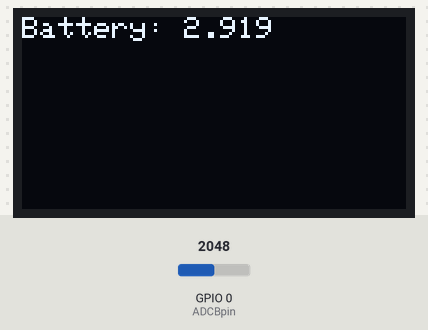
Simulated run of this sketch. Board: ESP32-C3. Parts: 128×64 one-colour display. The test bench sets the inputs (shaded band); at power-on: GPIO 0 (ADCBpin) = 2048. What the sketch prints to the serial monitor is not drawn.

Above: at 2.8 s.
2.9 s: GPIO 0 (ADCBpin) set to 2866
At 5.3 s:
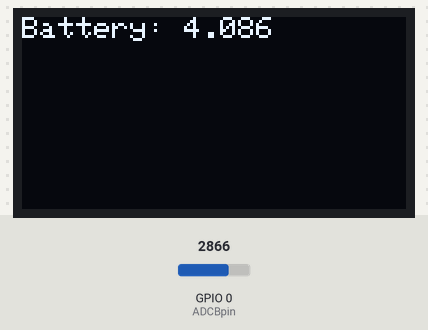
5.6 s: GPIO 0 (ADCBpin) set to 3603
At 6.8 s:
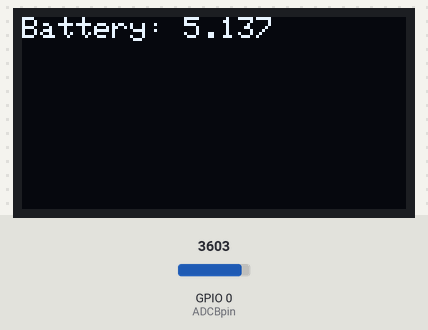
8.3 s: GPIO 0 (ADCBpin) set to 4095
At 10.6 s:
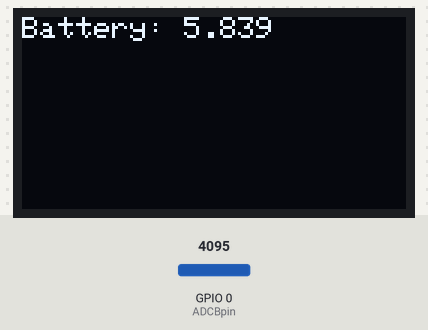
Timing chart, 0 to 12.1 s (numbered marks = the images above; inputs shaded):
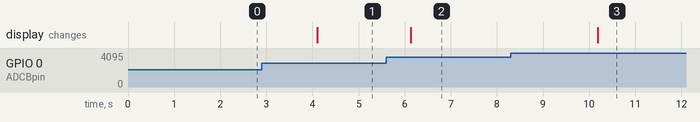

The sketch:

esp32-c3_ADC_OLED.ino
```cpp
/*
* This example code is used for LaskaKit microESP32-C3 board
*
* MicroESP32-C3 board reads voltage on Battery
* and sends every 2 seconds through UART or native USB (depends on setting, read below) and OLED display
*
* !!! ESP library version !!!
* ESP32 library 3.0.x
* Condition: Tools -> if USB CDC On Boot is ENABLED then
* Serial means native USB
* Tools -> if USB CDC On Boot is DISABLED then
* Serial means UART
* ---
* ESP32 library 2.0.xy
* Condition: Tools -> USB CDC On Boot must be disabled
* use USBSerial to send data through native USB
*
* Board: ESP32-C3 Dev Module
*
*/
#include <SPI.h>
#include <Wire.h>
#include <Adafruit_GFX.h>
#include <Adafruit_SH110X.h>

#define SDA 8
#define SCL 10
#define ADCBpin 0
#define bDeviderRatio 1.7693877551  // Voltage devider ratio on ADC pin 1MOhm + 1.3MOhm
#define SCREEN_ADDRESS 0x3C // or 0x3D
Adafruit_SH1106G display = Adafruit_SH1106G(128, 64, &Wire, -1); //Nastavit display

void setup() {

  Serial.begin(115200);
  while(!Serial);    // time to get serial running

  Wire.begin(SDA,SCL);

  display.begin(SCREEN_ADDRESS, true);
  display.clearDisplay();
  display.setTextColor(SH110X_WHITE);
  display.setTextSize(1);

}

void loop() {

  float bat_voltage = analogReadMilliVolts(ADCBpin) * bDeviderRatio / 1000;
  Serial.print("Battery Voltage = " );
  Serial.print(bat_voltage);
  Serial.println("V");

  display.clearDisplay();

  display.setTextSize(1.8);      // Normal 1:1 pixel scale
  display.setTextColor(SH110X_WHITE);
  display.setCursor(0, 0);     // Start at top-left corner
  display.cp437(true);         // Use full 256 char 'Code Page 437' font

  display.println("Battery: " + String(bat_voltage, 3));

  display.display();

  delay(2000);
}
```

Measured:
- after the input at 2.9 s, the display: changes after 1.2 s (image 1)
- after the input at 5.6 s, the display: changes after 0.53 s (image 2)
- after the input at 8.3 s, the display: changes after 1.9 s (image 3)
